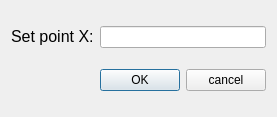
<?xml version="1.0" encoding="UTF-8"?>
<ui version="4.0">
 <class>PointDialog</class>
 <widget class="QDialog" name="PointDialog">
  <property name="geometry">
   <rect>
    <x>0</x>
    <y>0</y>
    <width>261</width>
    <height>117</height>
   </rect>
  </property>
  <property name="windowTitle">
   <string>Dialog</string>
  </property>
  <layout class="QGridLayout" name="gridLayout">
   <item row="0" column="0">
    <widget class="QLabel" name="label">
     <property name="text">
      <string>&lt;html&gt;&lt;head/&gt;&lt;body&gt;&lt;p&gt;&lt;span style=&quot; font-size:12pt;&quot;&gt;Set point X:&lt;/span&gt;&lt;/p&gt;&lt;/body&gt;&lt;/html&gt;</string>
     </property>
    </widget>
   </item>
   <item row="0" column="1" colspan="2">
    <widget class="QLineEdit" name="lineEdit"/>
   </item>
   <item row="1" column="0">
    <spacer name="horizontalSpacer">
     <property name="orientation">
      <enum>Qt::Horizontal</enum>
     </property>
     <property name="sizeHint" stdset="0">
      <size>
       <width>78</width>
       <height>20</height>
      </size>
     </property>
    </spacer>
   </item>
   <item row="1" column="1">
    <widget class="QPushButton" name="OKButton">
     <property name="text">
      <string>OK</string>
     </property>
    </widget>
   </item>
   <item row="1" column="2">
    <widget class="QPushButton" name="cancelButton">
     <property name="text">
      <string>cancel</string>
     </property>
    </widget>
   </item>
  </layout>
 </widget>
 <resources/>
 <connections/>
</ui>
